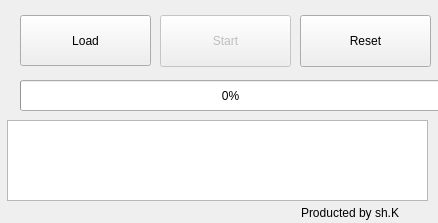
<?xml version="1.0" encoding="UTF-8"?>
<ui version="4.0">
 <class>MainWindow</class>
 <widget class="QMainWindow" name="MainWindow">
  <property name="geometry">
   <rect>
    <x>0</x>
    <y>0</y>
    <width>438</width>
    <height>223</height>
   </rect>
  </property>
  <property name="minimumSize">
   <size>
    <width>438</width>
    <height>223</height>
   </size>
  </property>
  <property name="maximumSize">
   <size>
    <width>438</width>
    <height>223</height>
   </size>
  </property>
  <property name="windowTitle">
   <string>Scissor</string>
  </property>
  <property name="toolTip">
   <string>&lt;html&gt;&lt;head/&gt;&lt;body&gt;&lt;p&gt;&lt;br/&gt;&lt;/p&gt;&lt;/body&gt;&lt;/html&gt;</string>
  </property>
  <widget class="QWidget" name="centralwidget">
   <widget class="QProgressBar" name="progressBar">
    <property name="geometry">
     <rect>
      <x>20</x>
      <y>80</y>
      <width>421</width>
      <height>31</height>
     </rect>
    </property>
    <property name="value">
     <number>0</number>
    </property>
   </widget>
   <widget class="QPushButton" name="loadBtn">
    <property name="geometry">
     <rect>
      <x>20</x>
      <y>15</y>
      <width>131</width>
      <height>51</height>
     </rect>
    </property>
    <property name="text">
     <string>Load</string>
    </property>
   </widget>
   <widget class="QPushButton" name="startBtn">
    <property name="enabled">
     <bool>false</bool>
    </property>
    <property name="geometry">
     <rect>
      <x>160</x>
      <y>15</y>
      <width>131</width>
      <height>52</height>
     </rect>
    </property>
    <property name="text">
     <string>Start</string>
    </property>
   </widget>
   <widget class="QPushButton" name="resetBtn">
    <property name="geometry">
     <rect>
      <x>300</x>
      <y>15</y>
      <width>131</width>
      <height>52</height>
     </rect>
    </property>
    <property name="text">
     <string>Reset</string>
    </property>
   </widget>
   <widget class="QTextEdit" name="textEdit_jpgList">
    <property name="enabled">
     <bool>true</bool>
    </property>
    <property name="geometry">
     <rect>
      <x>7</x>
      <y>120</y>
      <width>421</width>
      <height>81</height>
     </rect>
    </property>
    <property name="undoRedoEnabled">
     <bool>false</bool>
    </property>
    <property name="readOnly">
     <bool>true</bool>
    </property>
    <property name="html">
     <string>&lt;!DOCTYPE HTML PUBLIC &quot;-//W3C//DTD HTML 4.0//EN&quot; &quot;http://www.w3.org/TR/REC-html40/strict.dtd&quot;&gt;
&lt;html&gt;&lt;head&gt;&lt;meta name=&quot;qrichtext&quot; content=&quot;1&quot; /&gt;&lt;style type=&quot;text/css&quot;&gt;
p, li { white-space: pre-wrap; }
&lt;/style&gt;&lt;/head&gt;&lt;body style=&quot; font-family:'Gulim'; font-size:9pt; font-weight:400; font-style:normal;&quot;&gt;
&lt;p style=&quot;-qt-paragraph-type:empty; margin-top:0px; margin-bottom:0px; margin-left:0px; margin-right:0px; -qt-block-indent:0; text-indent:0px;&quot;&gt;&lt;br /&gt;&lt;/p&gt;&lt;/body&gt;&lt;/html&gt;</string>
    </property>
   </widget>
   <widget class="QLabel" name="label_13">
    <property name="geometry">
     <rect>
      <x>301</x>
      <y>203</y>
      <width>130</width>
      <height>20</height>
     </rect>
    </property>
    <property name="text">
     <string>Producted by sh.K</string>
    </property>
   </widget>
  </widget>
 </widget>
 <resources/>
 <connections/>
</ui>
